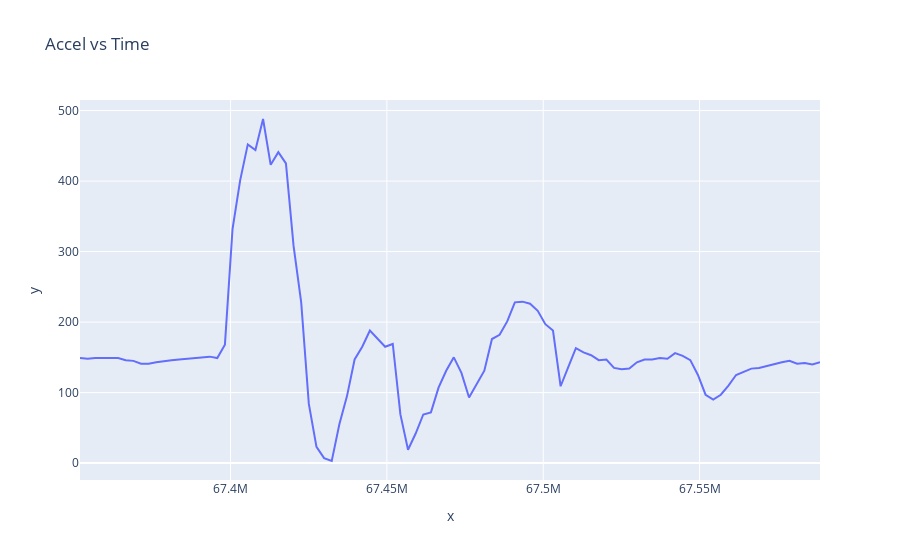
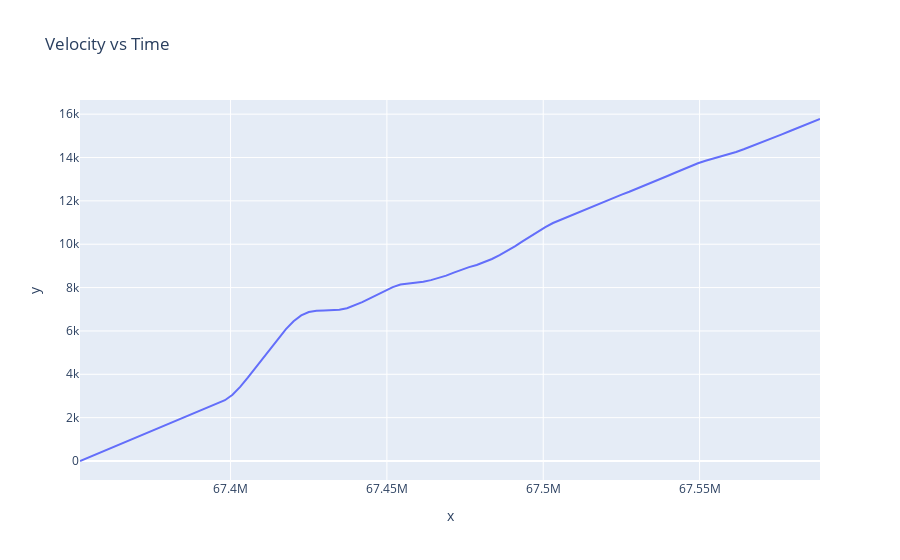
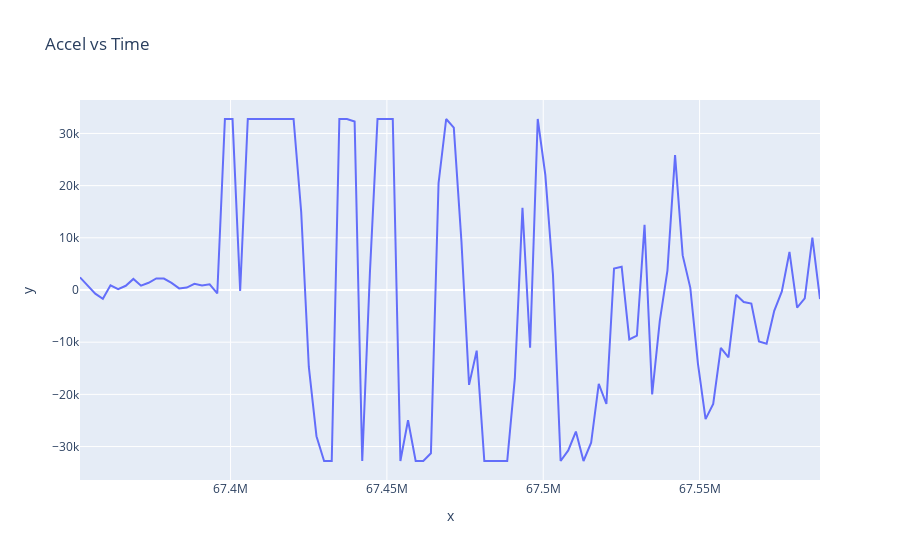
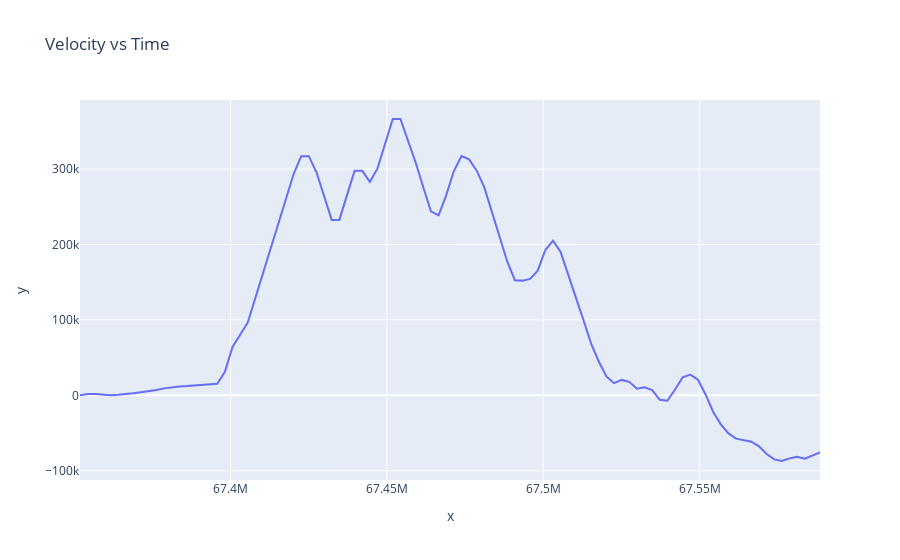

The code cell stored with these charts, in order, in its notebook:
### Code cell
import numpy as np
import pandas as pd
import plotly.express as px
from scipy import integrate as it

data = pd.read_csv(r'C:\Users\larso\Desktop\Baja\DAQ\03_16_sunset.csv')
time = data.iloc[:,0]
index1 = 27242
index2 = 27340
time = time[index1:index2]

# graph x
Ax = data.iloc[:,3]
Ax = Ax[index1:index2]
fig = px.line(x=time, y=Ax, title='Accel vs Time')
fig.show()

fig = px.line(x=time, y=it.cumtrapz(Ax, initial=0), title='Velocity vs Time')
fig.show()

# graph y
Ay = data.iloc[:,4]
Ay = Ay[index1:index2]
fig = px.line(x=time, y=Ay, title='Accel vs Time')
fig.show()

fig = px.line(x=time, y=it.cumtrapz(Ay, initial=0), title='Velocity vs Time')
fig.show()

# graph z
Az = data.iloc[:,5]
Az = Az[index1:index2]
fig = px.line(x=time, y=Az, title='Accel vs Time')
fig.show()

fig = px.line(x=time, y=it.cumtrapz(Az, initial=0), title='Velocity vs Time')
fig.show()
